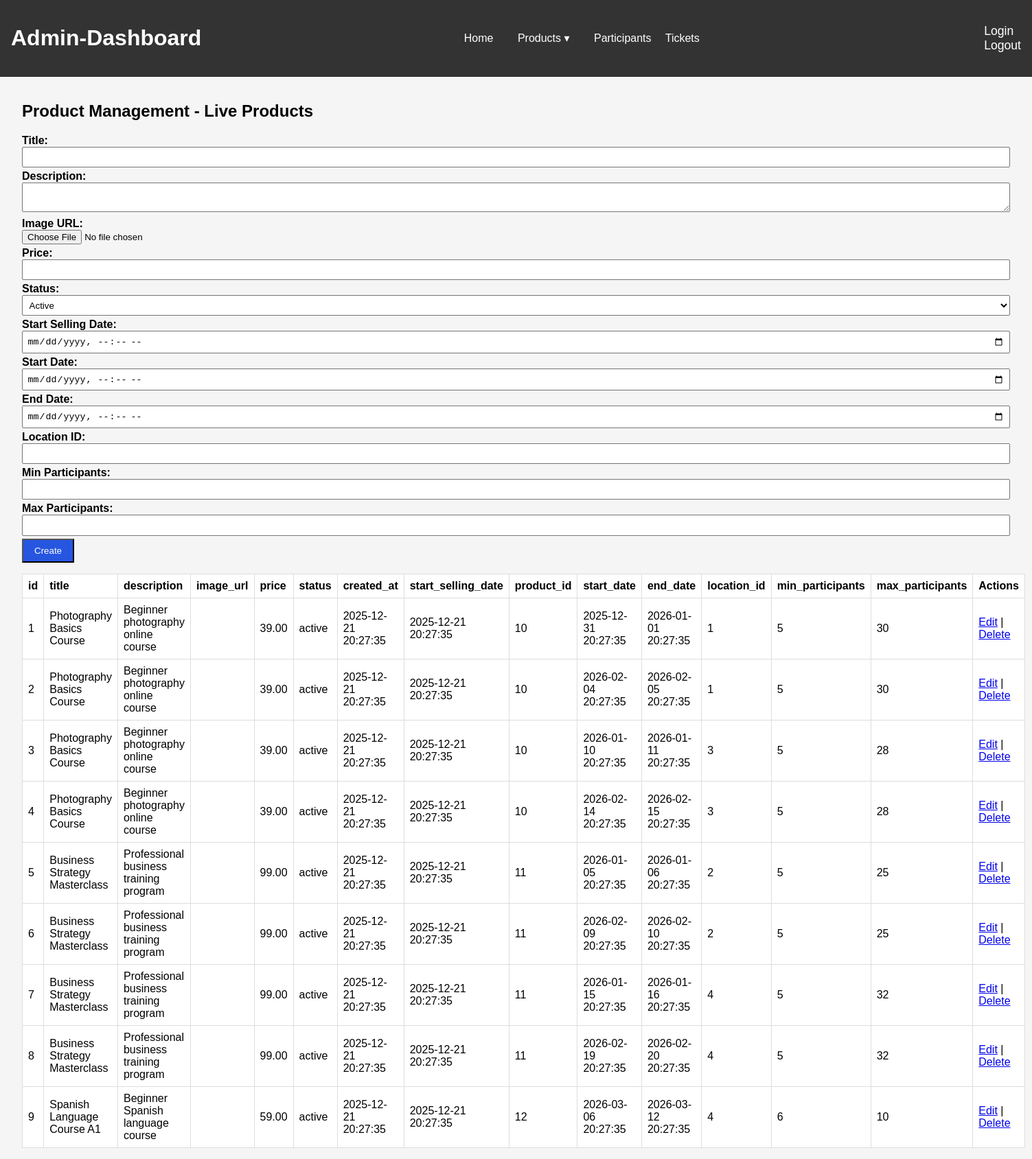
The page /Frontend/public/AdminDashboard/private/admin_dashboard.php?page=products&type=live (signed in) on the database its author committed.
### tables this page shows
CREATE TABLE live_seminars (
  id              INT UNSIGNED AUTO_INCREMENT PRIMARY KEY,
  product_id       INT UNSIGNED NOT NULL,
  start_date       DATETIME NOT NULL,
  end_date         DATETIME NOT NULL,
  location_id      INT UNSIGNED NOT NULL,
  min_participants INT UNSIGNED,
  max_participants INT UNSIGNED,
  CONSTRAINT fk_ls_product
    FOREIGN KEY (product_id) REFERENCES products(id)
    ON DELETE CASCADE,
  CONSTRAINT fk_ls_location
    FOREIGN KEY (location_id) REFERENCES seminars_locations(id)
    ON DELETE RESTRICT
);

### Frontend/public/AdminDashboard/private/Classes/Product_L.php (called while the page is built, shortened)
<?php
require_once 't_Product.php';
class Product_L implements Product
{
    public function read($db)
    {
        $stmt = $db->prepare("
            SELECT
                products.*,
                live_seminars.*
            FROM products
            JOIN live_seminars
            ON products.id = live_seminars.product_id
        ");
        $stmt->execute();
        return $stmt->fetchAll(PDO::FETCH_ASSOC);
    }
}

### Frontend/public/AdminDashboard/private/Classes/t_Product.php (the view, shortened to what this page needs)
<?php
trait T_Product
{
    public function listAll(array $product_list): string
    {
        $type = $_GET['type'] ?? '';
        $editingId = $_GET['id'] ?? null;
        $action = $_GET['action'] ?? null;
        $html = '<section>';
        $html .= '<table border="1" cellpadding="6"><thead><tr>';
        foreach (array_keys($product_list[0]) as $column) {
            $html .= '<th>' . htmlspecialchars($column) . '</th>';
        }
        $html .= '<th>Actions</th></tr></thead><tbody>';
        foreach ($product_list as $row) {
            $isEditing = ($action === 'edit' && $editingId == $row['product_id']);
            $html .= '<form method="post" enctype="multipart/form-data"><tr>';
            $html .= '<input type="hidden" name="action" value="update-product">';
            $html .= '<input type="hidden" name="product_id" value="' . $row['product_id'] . '">';
            $html .= '<input type="hidden" name="product_type" value="' . htmlspecialchars($type) . '">';
            $html .= '<input type="hidden" name="id" value="' . $row['id'] . '">';
            foreach ($row as $key => $value) {
                $html .= '<td>';
                if ($isEditing && $key === 'image_url') {
                    $html .= '<input type="hidden" name="existing_image" value="' . htmlspecialchars($value) . '">';
                    $html .= '<input type="file" name="product_image" accept="image/*">';
                    if ($value) {
                        $html .= '<small>Current: ' . htmlspecialchars(basename($value)) . '</small>';
                    }
                } elseif ($isEditing && $key !== 'product_id' && $key !== 'id') {
                    $html .= '<input type="text" name="' . htmlspecialchars($key) . '" value="' . htmlspecialchars($value) . '" style="width:100%">';
                } else {
                    $html .= htmlspecialchars((string) $value);
                }
                $html .= '</td>';
            }
            $html .= '<td>';
            if ($isEditing) {
                $html .= '<button type="submit" onclick="return confirm(\'Save changes?\')">Save</button> | ';
                $html .= '<a href="?page=products&type=' . $type . '">Cancel</a>';
            } else {
                $html .= '<a href="?page=products&type=' . $type . '&action=edit&id=' . $row['product_id'] . '">Edit</a> | ';
                $html .= '<a href="?page=products&type=' . $type . '&action=delete&id=' . $row['product_id'] . '" onclick="return confirm(\'Delete this product?\')">Delete</a>';
            }
            $html .= '</td>';
            $html .= '</tr></form>';
        }
        $html .= '</tbody></table></section>';
        return $html;
    }
        ?>
        <?php
    public function new_live_product_form(): string
    {
        $new_product = [
            'title' => '',
            'description' => '',
            'image_url' => '',
            'price' => '',
            'status' => '',
            'start_selling_date' => '',
            'product_id' => '',
            'start_date' => '',
            'end_date' => '',
            'location_id' => '',
            'min_participants' => '',
            'max_participants' => ''
        ];
        ?>
        <section>
            <form method="post" enctype="multipart/form-data" class="product-form">
                <div>
                    <label>
                        <strong>Title:</strong><br>
                        <input type="text" name="title" value="<?= htmlspecialchars($new_product['title']) ?>" required>
                    </label>
                    <label>
                        <strong>Description:</strong><br>
                        <textarea name="description" required><?= htmlspecialchars($new_product['description']) ?></textarea>
                    </label>
                    <label>
                        <strong>Image URL:</strong><br>
                        <input type="file" name="product_image" accept="image/*">
                    </label>
                    <label>
                        <strong>Price:</strong><br>
                        <input type="number" step="0.01" name="price" value="<?= htmlspecialchars($new_product['price']) ?>"
                            required>
                    </label>
                    <label>
                        <strong>Status:</strong><br>
                        <select name="status" required>
                            <option value="active" <?= $new_product['status'] === 'active' ? 'selected' : '' ?>>Active</option>
                        </select>
                    </label>
                    <label>
                        <strong>Start Selling Date:</strong><br>
                        <input type="datetime-local" name="start_selling_date"
                            value="<?= htmlspecialchars($new_product['start_selling_date']) ?>" required>
                    </label>
                    <label>
                        <strong>Start Date:</strong><br>
                        <input type="datetime-local" name="start_date"
                            value="<?= htmlspecialchars($new_product['start_date']) ?>" required>
                    </label>
                    <label>
                        <strong>End Date:</strong><br>
                        <input type="datetime-local" name="end_date" value="<?= htmlspecialchars($new_product['end_date']) ?>"
                            required>
                    </label>
                    <label>
                        <strong>Location ID:</strong><br>
                        <input type="text" name="location_id" value="<?= htmlspecialchars($new_product['location_id']) ?>"
                            required>
                    </label>
                    <label>
                        <strong>Min Participants:</strong><br>
                        <input type="number" name="min_participants"
                            value="<?= htmlspecialchars($new_product['min_participants']) ?>" required>
                    </label>
                    <label>
                        <strong>Max Participants:</strong><br>
                        <input type="number" name="max_participants"
                            value="<?= htmlspecialchars($new_product['max_participants']) ?>" required>
                    </label>
                </div>
                <div>
                    <button type="submit" class="btn-primary">Create</button>
                </div>
            </form>
        </section>
        <?php
        return ob_get_clean();
    }
    public function new_product_form_handler($product_type): string
    {
        if ($product_type instanceof Product_P) {
            return $this->new_physical_product_form();
        } elseif ($product_type instanceof Product_D) {
            return $this->new_digital_product_form();
        } elseif ($product_type instanceof Product_L) {
            return $this->new_live_product_form();
        } else {
            return '<p>Invalid product type.</p>';
        }
    }
}

### Frontend/public/AdminDashboard/styles/admin.css (style rules this page uses)
body { font-family: Arial, sans-serif; margin: 0; background-color: #f5f5f5; }
.admin-main table { width: 100%; border-collapse: collapse; margin-top: 1rem; background-color: #fff; }
.admin-main table th, .admin-main table td { border: 1px solid #ddd; padding: 0.5rem; text-align: left; }
form label { display: block; margin-bottom: 0.25rem; }
form input[type="text"], form input[type="number"], form input[type="datetime-local"], form textarea, form select { width: 100%; padding: 0.35rem; box-sizing: border-box; }
button { padding: 0.5rem 1rem; cursor: pointer; }
.btn-primary { background: #2656e0; color: #fff; }

### rows shown on the page
live_seminars: value "1", value "Photography Basics Course", value "Beginner photography online course", value "39.00", value "active", value "2025-12-21 20:27:35", value "10", value "2025-12-31 20:27:35", value "2026-01-01 20:27:35", value "5", value "30"
live_seminars: value "2", value "Photography Basics Course", value "Beginner photography online course", value "39.00", value "active", value "2025-12-21 20:27:35", value "10", value "2026-02-04 20:27:35", value "2026-02-05 20:27:35", value "1", value "5", value "30"
live_seminars: value "3", value "Photography Basics Course", value "Beginner photography online course", value "39.00", value "active", value "2025-12-21 20:27:35", value "10", value "2026-01-10 20:27:35", value "2026-01-11 20:27:35", value "5", value "28"
live_seminars: value "4", value "Photography Basics Course", value "Beginner photography online course", value "39.00", value "active", value "2025-12-21 20:27:35", value "10", value "2026-02-14 20:27:35", value "2026-02-15 20:27:35", value "3", value "5", value "28"
live_seminars: value "5", value "Business Strategy Masterclass", value "Professional business training program", value "99.00", value "active", value "2025-12-21 20:27:35", value "11", value "2026-01-05 20:27:35", value "2026-01-06 20:27:35", value "2", value "25"
live_seminars: value "6", value "Business Strategy Masterclass", value "Professional business training program", value "99.00", value "active", value "2025-12-21 20:27:35", value "11", value "2026-02-09 20:27:35", value "2026-02-10 20:27:35", value "2", value "5", value "25"
live_seminars: value "7", value "Business Strategy Masterclass", value "Professional business training program", value "99.00", value "active", value "2025-12-21 20:27:35", value "11", value "2026-01-15 20:27:35", value "2026-01-16 20:27:35", value "4", value "5", value "32"
live_seminars: value "8", value "Business Strategy Masterclass", value "Professional business training program", value "99.00", value "active", value "2025-12-21 20:27:35", value "11", value "2026-02-19 20:27:35", value "2026-02-20 20:27:35", value "4", value "5", value "32"
live_seminars: value "9", value "Spanish Language Course A1", value "Beginner Spanish language course", value "59.00", value "active", value "2025-12-21 20:27:35", value "12", value "2026-03-06 20:27:35", value "2026-03-12 20:27:35", value "4", value "6", value "10"

### other values the page prints
$_GET['type'] "Live"
$column "id"
$column "title"
$column "description"
$column "image_url"
$column "price"
$column "status"
$column "created_at"
$column "start_selling_date"
$column "product_id"
$column "start_date"
$column "end_date"
$column "location_id"
$column "min_participants"
$column "max_participants"
